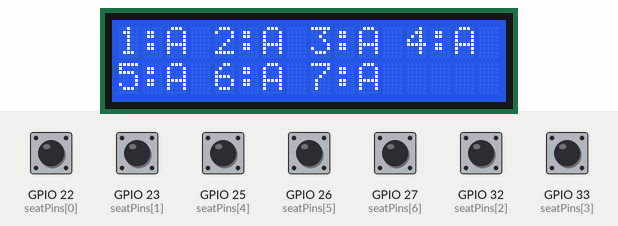
This sketch was run on a simulated ESP32. Parts: 16×2 character LCD. The test bench sets the inputs (shaded band); at power-on: GPIO 22 (seatPins[0]), GPIO 23 (seatPins[1]), GPIO 25 (seatPins[4]), GPIO 26 (seatPins[5]), GPIO 27 (seatPins[6]), GPIO 32 (seatPins[2]), GPIO 33 (seatPins[3]) HIGH. WiFi joins after 1.5 s; servers stay silent unless stated; uploads are accepted with an empty reply; what the sketch prints to the serial monitor is not drawn.

Above: at 4.2 s.
4.3 s: GPIO 22 (seatPins[0]) pulled LOW for 0.15 s
At 4.75 s:
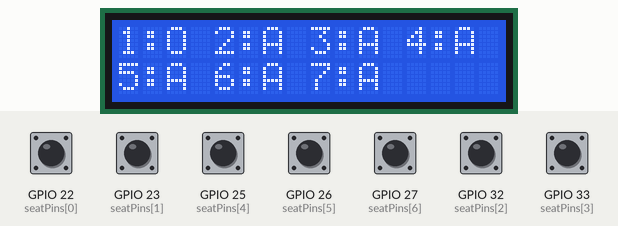
6.4 s: GPIO 23 (seatPins[1]) pulled LOW for 0.15 s
At 6.76 s:
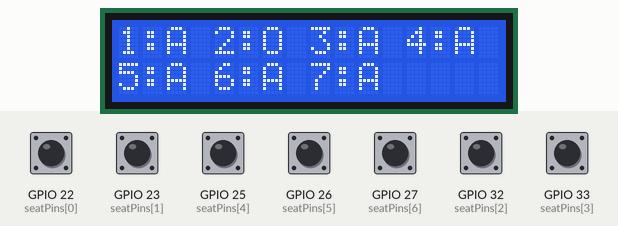
8.4 s: GPIO 25 (seatPins[4]) pulled LOW for 0.15 s
At 8.78 s:
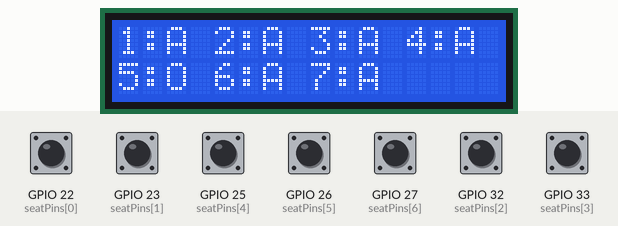
10.4 s: GPIO 26 (seatPins[5]) pulled LOW for 0.15 s
At 10.79 s:
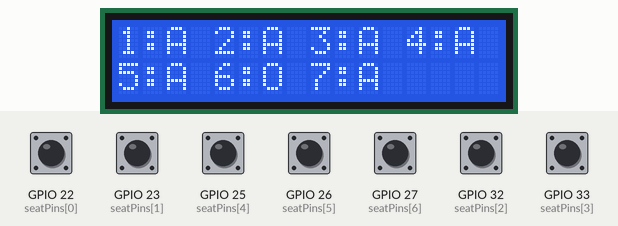
12.4 s: GPIO 27 (seatPins[6]) pulled LOW for 0.15 s
At 12.81 s:
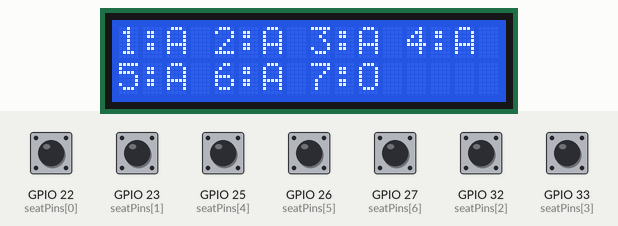
14.4 s: GPIO 32 (seatPins[2]) pulled LOW for 0.15 s
At 14.82 s:
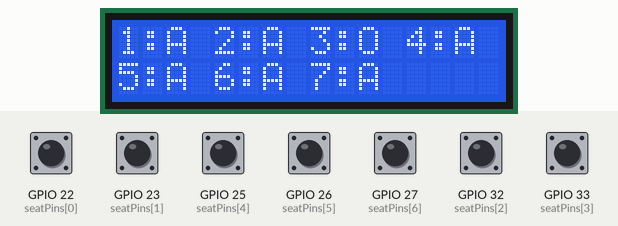
Timing chart, 0 to 17.4 s (numbered marks = the images above; inputs shaded):
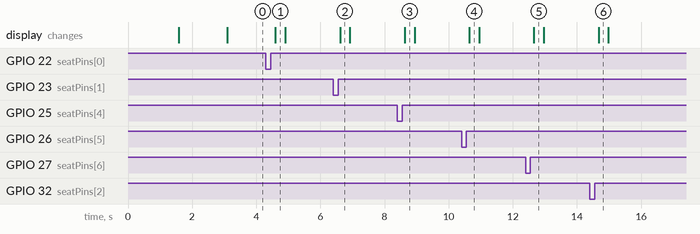

The sketch:

slis_esp32.ino
```cpp
#include <WiFi.h>
#include <HTTPClient.h>
#include "LiquidCrystal.h"

/*
 * SLIS - Smart Library Intelligence System
 * ESP32 Edge Node Firmware (Connected Architecture)
 *
 * Hardware Configuration:
 * - 7 Seat Digital Sensors: GPIO 22, 23, 32, 33, 25, 26, 27
 * - 16x2 LiquidCrystal Display: RS=15, EN=2, D4=4, D5=16, D6=17, D7=5
 * - Dual Networking:
 *     1. Connects to Local Wi-Fi (Router/Hotspot) to sync with Flask Backend & SQLite
 *     2. Posts real-time sensor events to: http://<BACKEND_HOST>:5001/api/occupancy
 *     3. Polls http://<BACKEND_HOST>:5001/api/seats to reflect reservation states ('R') on LCD
 */

LiquidCrystal lcd(15, 2, 4, 16, 17, 5);

// Configure your Wi-Fi credentials (or phone hotspot)
const char* wifiSSID = "Your_WiFi_SSID";
const char* wifiPassword = "Your_WiFi_Password";

// Flask Backend Address (replace with your laptop's IPv4 address on the Wi-Fi network)
// Example: "http://192.168.1.100:5001" or "http://10.0.0.5:5001"
const char* backendBaseUrl = "http://10.240.171.165:5001";

const int seatPins[7] = {22, 23, 32, 33, 25, 26, 27};
bool lastSensorState[7] = {false, false, false, false, false, false, false};
char lcdSeatState[7] = {'A', 'A', 'A', 'A', 'A', 'A', 'A'};

unsigned long lastPollBackend = 0;
const unsigned long POLL_INTERVAL_MS = 2000;

void setup() {
  Serial.begin(115200);

  // Initialize seat sensor pins with internal pull-ups
  for (int i = 0; i < 7; i++) {
    pinMode(seatPins[i], INPUT_PULLUP);
    lastSensorState[i] = (digitalRead(seatPins[i]) == LOW);
  }

  // Initialize 16x2 LCD
  lcd.begin(16, 2);
  lcd.clear();
  lcd.setCursor(0, 0);
  lcd.print("SLIS Edge Node");
  lcd.setCursor(0, 1);
  lcd.print("Connecting Wi-Fi");

  Serial.println("\n==========================================");
  Serial.println("  SLIS ESP32 Edge Node Initializing");
  Serial.println("==========================================");

  // Connect to Wi-Fi network shared with laptop
  WiFi.begin(wifiSSID, wifiPassword);
  Serial.print("Connecting to Wi-Fi: ");
  Serial.println(wifiSSID);

  int attempts = 0;
  while (WiFi.status() != WL_CONNECTED && attempts < 20) {
    delay(500);
    Serial.print(".");
    attempts++;
  }

  if (WiFi.status() == WL_CONNECTED) {
    Serial.println("\n[+] Wi-Fi Connected!");
    Serial.print("ESP32 IP: ");
    Serial.println(WiFi.localIP());
    lcd.clear();
    lcd.setCursor(0, 0);
    lcd.print("Wi-Fi Connected");
    lcd.setCursor(0, 1);
    lcd.print(WiFi.localIP());
  } else {
    Serial.println("\n[!] Wi-Fi not connected (check credentials in sketch).");
    Serial.println("Falling back to offline edge sensing...");
    lcd.clear();
    lcd.setCursor(0, 0);
    lcd.print("Offline Mode");
  }

  delay(1500);
  lcd.clear();
  updateLCD();
}

void loop() {
  checkSensors();

  // Periodically sync seat states (reservations) from Flask SQLite backend
  if (WiFi.status() == WL_CONNECTED && millis() - lastPollBackend >= POLL_INTERVAL_MS) {
    lastPollBackend = millis();
    fetchBackendState();
  }

  delay(100);
}

void checkSensors() {
  bool stateChanged = false;

  for (int i = 0; i < 7; i++) {
    // LOW = occupied (circuit grounded by sensor/switch)
    bool isOccupied = (digitalRead(seatPins[i]) == LOW);

    if (isOccupied != lastSensorState[i]) {
      lastSensorState[i] = isOccupied;
      stateChanged = true;
      int seatNumber = i + 1;

      Serial.print("[SENSOR] Seat ");
      Serial.print(seatNumber);
      Serial.print(" (GPIO ");
      Serial.print(seatPins[i]);
      Serial.print(") -> ");
      Serial.println(isOccupied ? "OCCUPIED" : "VACATED");

      // Update local state for LCD
      if (isOccupied) {
        lcdSeatState[i] = 'O';
      } else {
        lcdSeatState[i] = 'A';
      }

      // Post change to Flask backend via HTTP/JSON
      if (WiFi.status() == WL_CONNECTED) {
        postOccupancyToBackend(seatNumber, isOccupied);
      }
    }
  }

  if (stateChanged) {
    updateLCD();
  }
}

void postOccupancyToBackend(int seatId, bool occupied) {
  HTTPClient http;
  String url = String(backendBaseUrl) + "/api/occupancy";
  http.begin(url);
  http.addHeader("Content-Type", "application/json");

  String payload = "{\"seat_id\":" + String(seatId) + ",\"occupied\":" + (occupied ? "true" : "false") + "}";

  int httpCode = http.POST(payload);
  if (httpCode > 0) {
    Serial.print("[HTTP POST] /api/occupancy response: ");
    Serial.println(httpCode);
  } else {
    Serial.print("[HTTP POST ERROR]: ");
    Serial.println(http.errorToString(httpCode).c_str());
  }
  http.end();
}

void fetchBackendState() {
  HTTPClient http;
  String url = String(backendBaseUrl) + "/api/seats";
  http.begin(url);

  int httpCode = http.GET();
  if (httpCode == 200) {
    String payload = http.getString();
    // Parse simple state or LCD lines from payload if provided
    int lcdIdx = payload.indexOf("\"line1\":");
    if (lcdIdx != -1) {
      int q1 = payload.indexOf("\"", lcdIdx + 8);
      int q2 = payload.indexOf("\"", q1 + 1);
      if (q1 != -1 && q2 != -1) {
        String l1 = payload.substring(q1 + 1, q2);
        int l2Idx = payload.indexOf("\"line2\":");
        if (l2Idx != -1) {
          int q3 = payload.indexOf("\"", l2Idx + 8);
          int q4 = payload.indexOf("\"", q3 + 1);
          if (q3 != -1 && q4 != -1) {
            String l2 = payload.substring(q3 + 1, q4);
            if (l1.length() >= 15) {
              lcdSeatState[0] = l1.charAt(2);
              lcdSeatState[1] = l1.charAt(6);
              lcdSeatState[2] = l1.charAt(10);
              lcdSeatState[3] = l1.charAt(14);
            }
            if (l2.length() >= 11) {
              lcdSeatState[4] = l2.charAt(2);
              lcdSeatState[5] = l2.charAt(6);
              lcdSeatState[6] = l2.charAt(10);
            }
            lcd.setCursor(0, 0);
            lcd.print(l1);
            lcd.setCursor(0, 1);
            lcd.print(l2);
            http.end();
            return;
          }
        }
      }
    }
  }
  http.end();
}

void updateLCD() {
  lcd.clear();
  lcd.setCursor(0, 0);
  for (int i = 0; i < 4; i++) {
    lcd.print(String(i + 1) + ":");
    lcd.print(lcdSeatState[i]);
    if (i < 3) lcd.print(" ");
  }

  lcd.setCursor(0, 1);
  for (int i = 4; i < 7; i++) {
    lcd.print(String(i + 1) + ":");
    lcd.print(lcdSeatState[i]);
    if (i < 6) lcd.print(" ");
  }
}
```

Measured:
- after the input at 4.3 s, the display: changes after 0.30 s (image 1)
- after the input at 6.4 s, the display: changes after 0.21 s (image 2)
- after the input at 8.4 s, the display: changes after 0.23 s (image 3)
- after the input at 10.4 s, the display: changes after 0.24 s (image 4)
- after the input at 12.4 s, the display: changes after 0.26 s (image 5)
- after the input at 14.4 s, the display: changes after 0.27 s (image 6)
